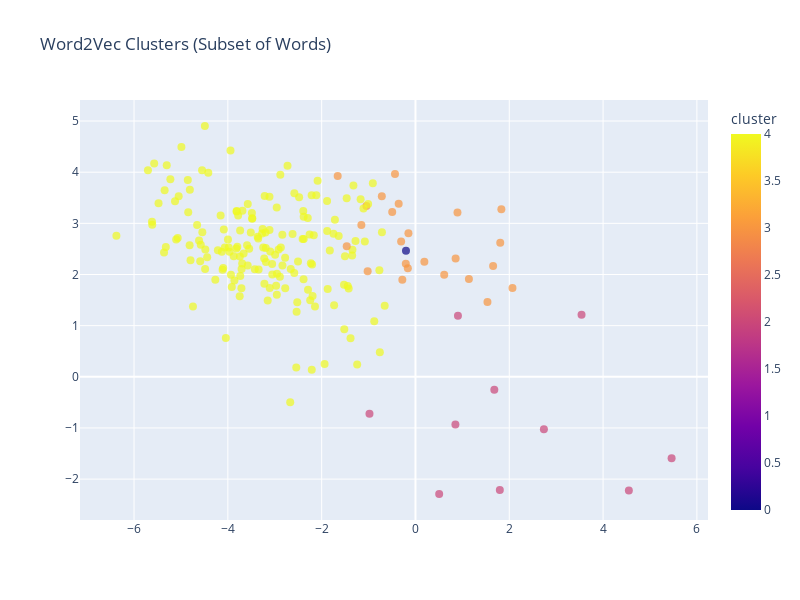

Notebook code for this chart:
### Code cell
import plotly.express as px
import pandas as pd
from sklearn.decomposition import PCA
from sklearn.cluster import KMeans
import numpy as np

# Prepare data (Replace this part with your w2v_model and all_words)
# Here, 'word_vectors' and 'all_words' are assumed to be pre-defined
all_words = w2v_model.wv.index_to_key
word_vectors = {word: w2v_model.wv[word] for word in all_words}

# Print the word vectors
words = []
vecs = []
for word, vector in word_vectors.items():
    words.append(word)
    vecs.append(vector)
vecs = np.array(vecs)

# Number of clusters
num_clusters = 5  # Change this to the number of clusters you want

# Clustering using KMeans
kmeans = KMeans(n_clusters=num_clusters)
kmeans.fit(vecs)

# Reduce dimensions for visualization (PCA)
pca = PCA(n_components=2)
word_vecs_2d = pca.fit_transform(vecs)

# Choose a subset of words to plot
num_words_to_plot = 200
word_subset = words[:num_words_to_plot]
word_vecs_subset = np.array([word_vectors[word] for word in word_subset])
word_vecs_2d_subset = pca.transform(word_vecs_subset)
cluster_labels_subset = kmeans.predict(word_vecs_subset)

# Create DataFrame for Plotly
data = {
    'x': word_vecs_2d_subset[:, 0],
    'y': word_vecs_2d_subset[:, 1],
    'word': word_subset,
    'cluster': cluster_labels_subset
}
df = pd.DataFrame(data)

# Plotly scatter plot with hover text
fig = px.scatter(df, x='x', y='y', color='cluster', hover_data={'word': True, 'x': False, 'y': False},
                 title='Word2Vec Clusters (Subset of Words)', labels={'x': '', 'y': ''},
                 width=800, height=600)
fig.update_traces(marker=dict(size=8, opacity=0.7))
fig.update_layout(showlegend=True)

fig.show()

### Figure 1 — Plotly figure (JSON) as saved in the notebook; plotly's stock layout.template omitted (floating-point values rounded to 4 significant figures; data arrays with more than 128 entries replaced by an {"elided": "..."} marker saying what was removed)
{"data": [{"customdata": {"elided": "200x1 str values"}, "hovertemplate": "word=%{customdata[0]}<br>cluster=%{marker.color}<extra></extra>", "legendgroup": "", "marker": {"color": {"elided": "200 int values"}, "coloraxis": "coloraxis", "symbol": "circle", "opacity": 0.7, "size": 8}, "mode": "markers", "name": "", "orientation": "v", "showlegend": false, "x": {"elided": "200 float values"}, "xaxis": "x", "y": {"elided": "200 float values"}, "yaxis": "y", "type": "scatter"}], "layout": {"xaxis": {"anchor": "y", "domain": [0.0, 1.0], "title": {"text": ""}}, "yaxis": {"anchor": "x", "domain": [0.0, 1.0], "title": {"text": ""}}, "coloraxis": {"colorbar": {"title": {"text": "cluster"}}, "colorscale": [[0.0, "#0d0887"], [0.1111, "#46039f"], [0.2222, "#7201a8"], [0.3333, "#9c179e"], [0.4444, "#bd3786"], [0.5556, "#d8576b"], [0.6667, "#ed7953"], [0.7778, "#fb9f3a"], [0.8889, "#fdca26"], [1.0, "#f0f921"]]}, "legend": {"tracegroupgap": 0}, "title": {"text": "Word2Vec Clusters (Subset of Words)"}, "height": 600, "width": 800, "showlegend": true}}
